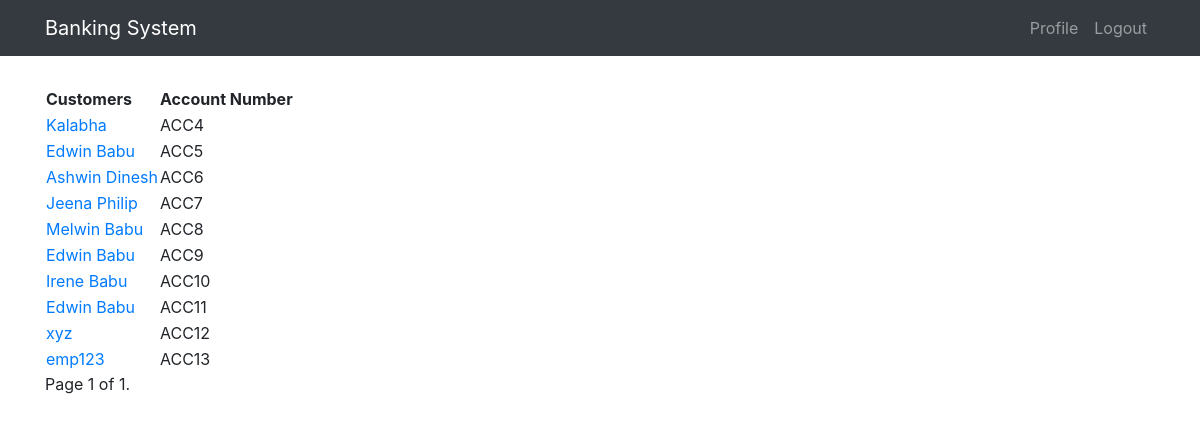
/employee/customer/ (signed in), run on the app's committed database.
### customer/models.py (models this page shows, shortened)
class Customer(models.Model):
    user=models.OneToOneField(User, on_delete=models.CASCADE)
    name=models.CharField(max_length=200,null=True)
    age=models.IntegerField(null=True)
    phone=models.IntegerField(null=True)
    street=models.CharField(max_length=200,null=True)
    city=models.CharField(max_length=200,null=True)
    state=models.CharField(max_length=50,null=True)
    country=models.CharField(max_length=50, default="India")
    pin_code=models.IntegerField(null=True)
    balance=models.DecimalField(max_digits=10,decimal_places=2,verbose_name="Balance")
    account_no=models.CharField(max_length=200,editable=False)

### employee/views.py (the view)
# urls.py: url(r'', include('customer.urls')),
@login_required
@group_required('Employee')
def customer(request):
    customers=Customer.objects.all()
    paginator=Paginator(customers,10)
    page=request.GET.get('page')
    try:
        customers=paginator.page(page)
    except PageNotAnInteger:
        customers = paginator.page(1)
    except EmptyPage:
        customers=paginator.page(paginator.num_pages)
    context={
        "customers":customers
    }
    return render(request,'customer.html',context)

### employee/templates/customer.html (shortened to what this page needs)
{% extends 'base.html' %}
{% block content %}
    <table>
    <tr><th>Customers</th><th>Account Number</th></tr>
        {% for user in customers %}
            <tr><td><a href="{% url 'employee:details' user.account_no %}" > {{ user.name }}</a></td><td>{{ user.account_no }}</td></tr>
    {% endfor %}
    </table>
    <div class="pagination">
<span class="step-links">
<span class="current">
Page {{ customers.number }} of {{ customers.paginator.num_pages }}.
</span>
</span>
</div>
{% endblock %}

### templates/base.html (shortened to what this page needs)
{% load staticfiles %}
<!DOCTYPE html>
<html lang="en">
  <head>
    <link href="{% static 'vendor/bootstrap/css/bootstrap.min.css' %}" rel="stylesheet">
    <link href="{% static 'css/scrolling-nav.css' %}" rel="stylesheet">
    <link href="{% static 'css/daterangepicker.css' %}" rel="stylesheet">
  </head>
  <body id="page-top">
    <nav class="navbar navbar-expand-lg navbar-dark bg-dark fixed-top" id="mainNav">
      <div class="container">
        <a class="navbar-brand js-scroll-trigger" href="{% url 'customer:index' %}">Banking System</a>
        <div class="collapse navbar-collapse" id="navbarResponsive">
            <ul class="navbar-nav ml-auto">
            {% if user.is_authenticated %}
            <li class="nav-item">
              <a class="nav-link js-scroll-trigger" href="{% url 'customer:profile' %}">Profile</a>
            </li>
            <li class="nav-item">
              <a class="nav-link js-scroll-trigger" href="{% url 'account_logout' %}">Logout</a>
            </li>
            {% endif %}
            </ul>
        </div>
      </div>
    </nav>
    <section id="about">
      <div class="container">
        <div class="row">
          <div class="col-lg-12 mx-auto">
    {% block content %}
{% endblock %}
             </div>
        </div>
      </div>
    </section>
  </body>
</html>

### static/css/scrolling-nav.css (style rules this page uses)
section { padding: 70px 0; }

### data on the page
Customer: name "Kalabha", account_no "ACC4"
Customer: name "Edwin Babu", account_no "ACC5"
Customer: name "Ashwin Dinesh", account_no "ACC6"
Customer: name "Jeena Philip", account_no "ACC7"
Customer: name "Melwin Babu", account_no "ACC8"
Customer: name "Edwin Babu", account_no "ACC9"
Customer: name "Irene Babu", account_no "ACC10"
Customer: name "Edwin Babu", account_no "ACC11"
Customer: name "xyz", account_no "ACC12"
Customer: name "emp123", account_no "ACC13"

### other printed values
{{ customers.number }} "1"
{{ customers.paginator.num_pages }} "1"
